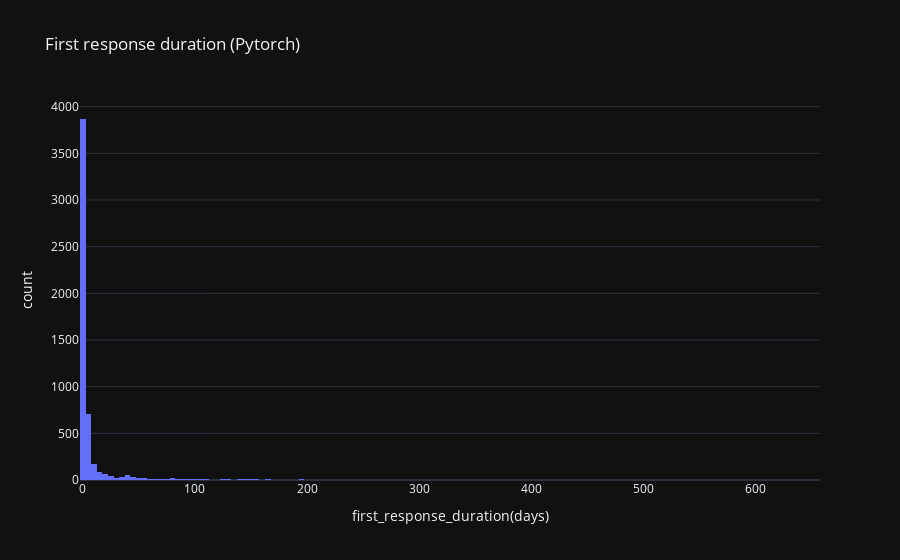

This figure's notebook cell:
### Code cell
fig = px.histogram(pytorch_working_df, x='first_response_duration(days)', title='First response duration (Pytorch)')
fig.show()

### Figure 1 — Plotly figure (JSON) as saved in the notebook; plotly's stock layout.template omitted (floating-point values rounded to 4 significant figures; data arrays with more than 128 entries replaced by an {"elided": "..."} marker saying what was removed)
{"data": [{"alignmentgroup": "True", "bingroup": "x", "hovertemplate": "first_response_duration(days)=%{x}<br>count=%{y}<extra></extra>", "legendgroup": "", "marker": {"color": "#636efa", "pattern": {"shape": ""}}, "name": "", "offsetgroup": "", "orientation": "v", "showlegend": false, "x": {"elided": "5422 float values"}, "xaxis": "x", "yaxis": "y", "type": "histogram"}], "layout": {"xaxis": {"anchor": "y", "domain": [0.0, 1.0], "title": {"text": "first_response_duration(days)"}}, "yaxis": {"anchor": "x", "domain": [0.0, 1.0], "title": {"text": "count"}}, "legend": {"tracegroupgap": 0}, "title": {"text": "First response duration (Pytorch)"}, "barmode": "relative"}}
